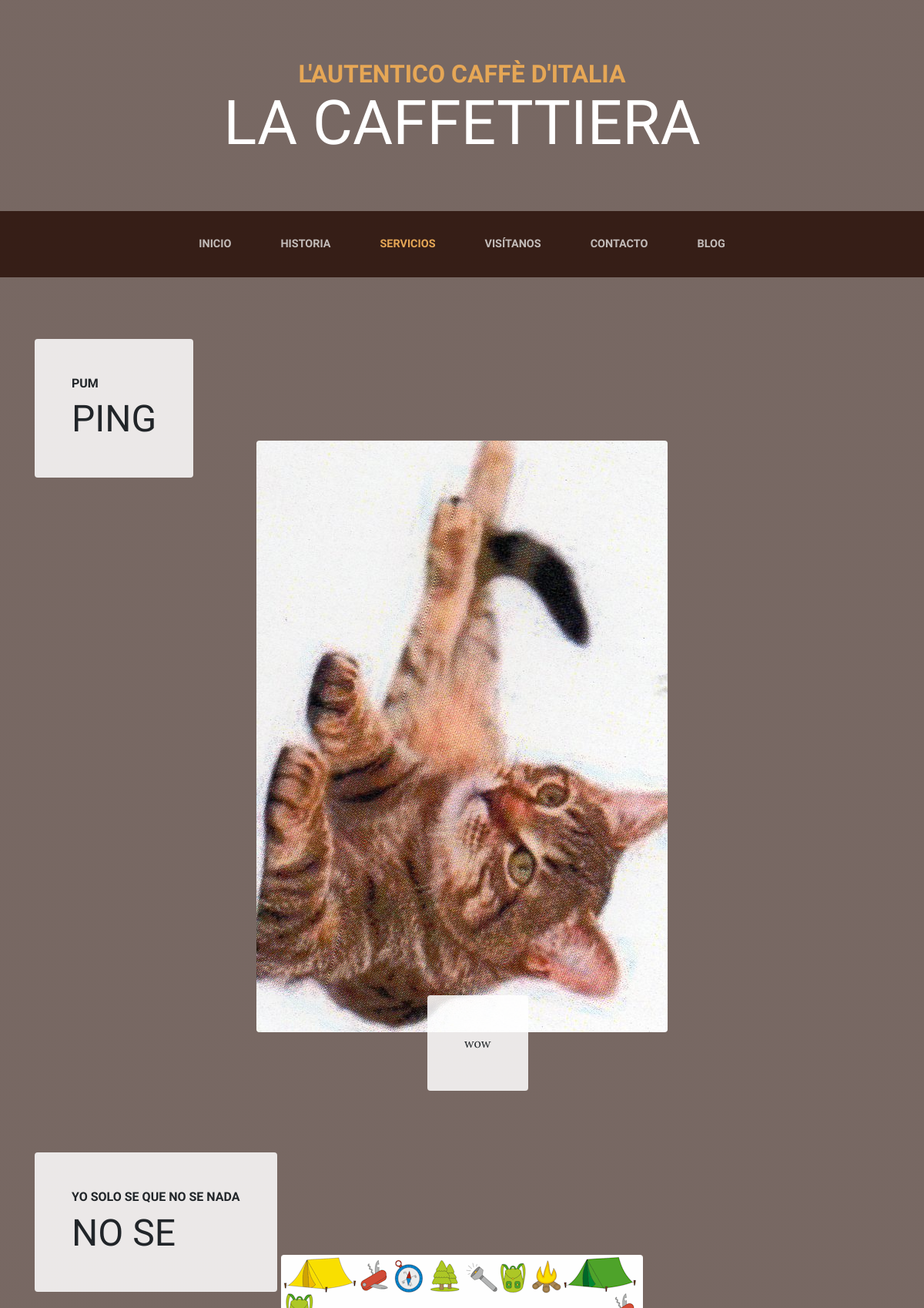
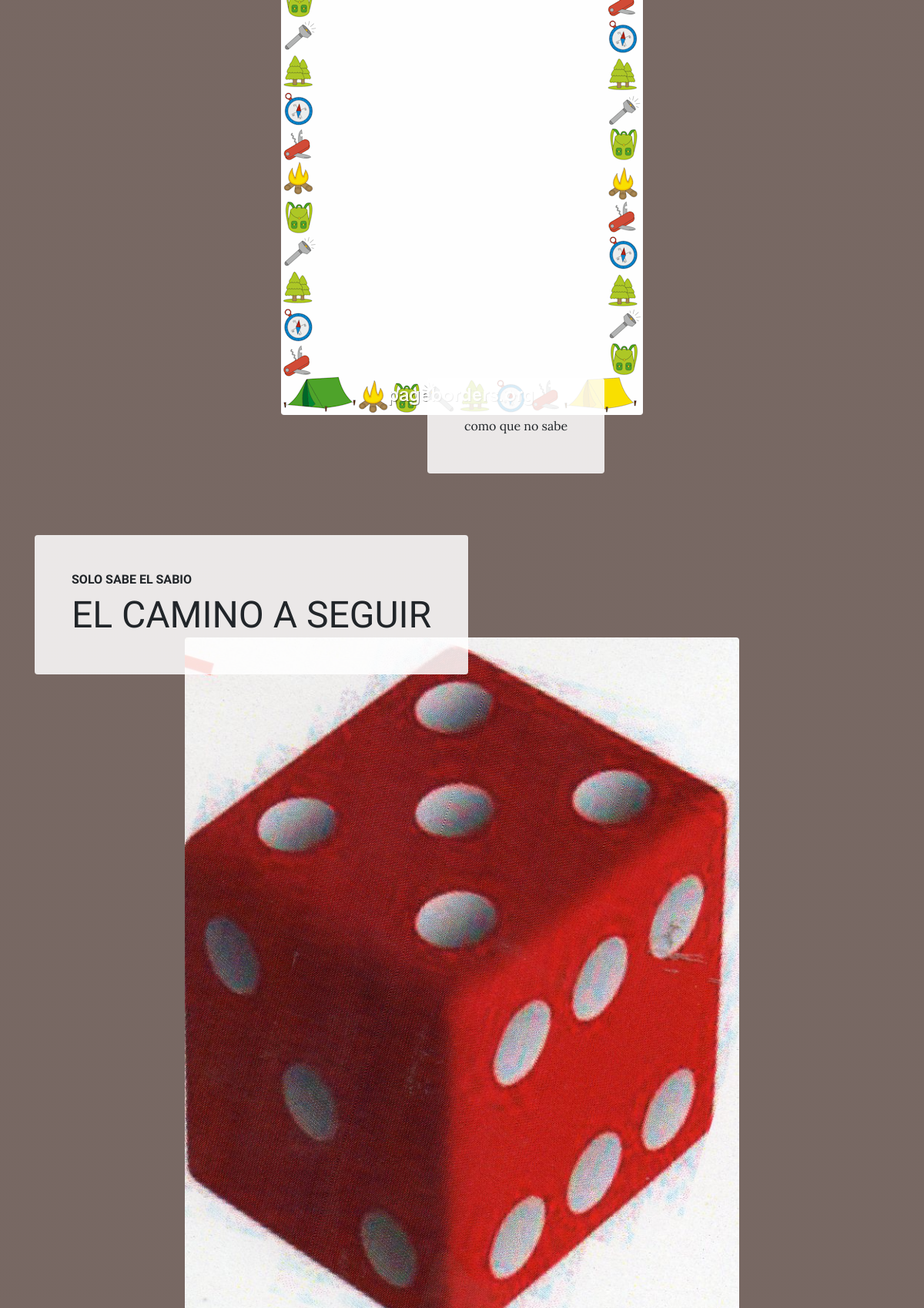
Page /services/ (upper part) on the committed database (2 pictures, top to bottom).
### services/models.py (models this page shows, shortened)
class Service(models.Model):
    title = models.CharField(max_length=200, verbose_name='Titulo')
    subtitle = models.CharField(max_length=200, verbose_name='Subtitulos')
    content = models.TextField(verbose_name='Contenido')
    image = models.ImageField(verbose_name='Imagen', upload_to="webempresa")
    created=models.DateTimeField(auto_now_add=True, verbose_name='Creado')
    updated= models.DateTimeField(auto_now=True, verbose_name='Actualizado')
    class Meta:
        verbose_name = 'Servicio'
        verbose_name_plural = 'Servicios'
        ordering = ['-created']

### services/views.py (the view)
# urls.py: path('', views.services, name='services'),
def services(request):
    services= Service.objects.all()
    return render(request,'services/services.html', {'services':services})

### page/templatetags/pages_extra.py (called while the page is built)
@register.simple_tag
def get_page_list():
    pages=Page.objects.all()
    return pages

### social/processors.py (called while the page is built)
def ctx_dict(request):
    ctx= {}
    links=link.objects.all()
    for vari in links:
        ctx[vari.key]=vari.url
    return ctx

### services/templates/services/services.html (shortened to what this page needs)
  {% extends 'core/base.html' %}
  {% load static %}
  {%block content%}
  {%for service in services%}
    <section class="page-section">
      <div class="container">
        <div class="product-item">
          <div class="product-item-title d-flex">
            <div class="bg-faded p-5 d-flex mr-auto rounded">
              <h2 class="section-heading mb-0">
                <span class="section-heading-upper">{{service.title}}</span>
                <span class="section-heading-lower">{{service.subtitle}}</span>
              </h2>
            </div>
          </div>
          <img class="product-item-img mx-auto d-flex rounded img-fluid mb-3 mb-lg-0" src="{{service.image.url}}" alt="">
          <div class="product-item-description d-flex ml-auto">
            <div class="bg-faded p-5 rounded">
              <p class="mb-0">{{service.content}}</p>
            </div>
          </div>
        </div>
      </div>
    </section>
    {% endfor %}
  {%endblock%}

### core/static/core/css/business-casual.css (style rules this page uses)
body { font-family: 'Lora'; background: linear-gradient(rgba(47, 23, 15, 0.65), rgba(47, 23, 15, 0.65)), url("../img/bg.jpg"); background-attachment: fixed; background-position: center; background-size: cover; }
h1, h2, h3, h4, h5, h6 { font-family: 'Raleway'; }
p { line-height: 1.75; }
.page-section { margin-top: 5rem; margin-bottom: 5rem; }
.section-heading { text-transform: uppercase; }
.section-heading .section-heading-upper { display: block; font-size: 1rem; font-weight: 800; padding-bottom:.5rem; }
.section-heading .section-heading-lower { display: block; font-size: 3rem; font-weight: 100; }
.bg-faded { background-color: rgba(255, 255, 255, 0.85); }
@media (min-width: 992px) { .product-item .product-item-title { position: relative; z-index: 1; margin-bottom: -3rem; } }
@media (min-width: 992px) { .product-item .product-item-img { position: relative; z-index: 0; max-width: 60vw; } }
@media (min-width: 992px) { .product-item .product-item-description { position: relative; z-index: 1; margin-top: -3rem; max-width: 50vw; } }

### rows in the picture
Service: title "PUM", subtitle "PING", image (picture), content "wow"
Service: title "YO SOLO SE QUE NO SE NADA", subtitle "NO SE", image (picture), content "como que no sabe"
Service: title "SOLO SABE EL SABIO", subtitle "EL CAMINO A SEGUIR", image (picture)
